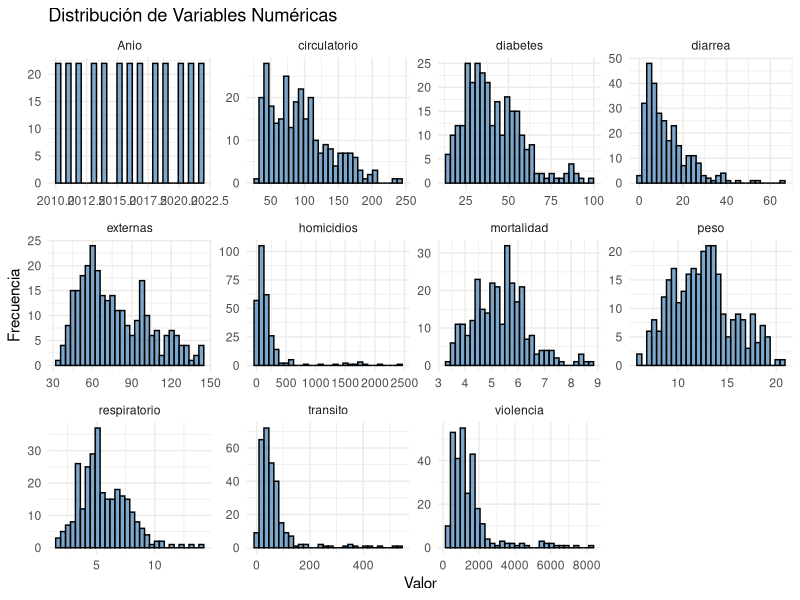
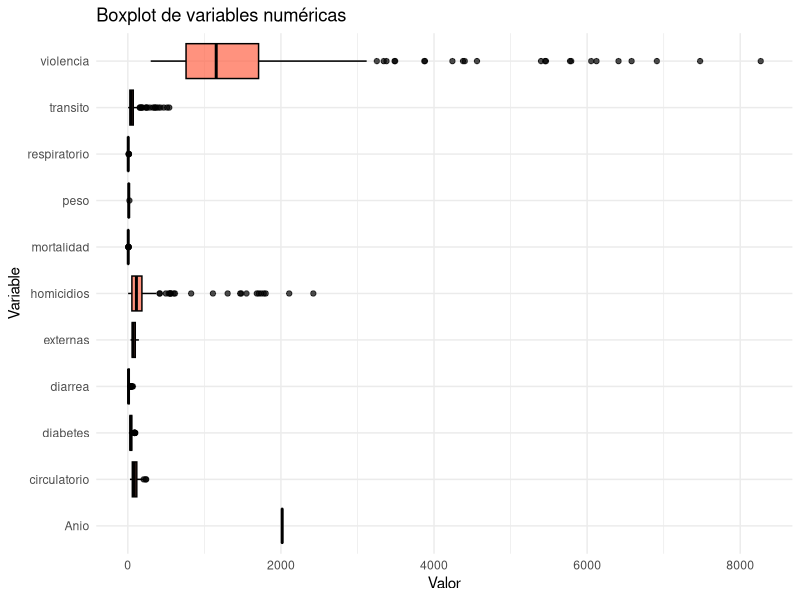

The R script that drew these images, in order:
## ---- chunk 1
knitr::opts_chunk$set(echo = TRUE)
library(dplyr)
library(tidyr)
library(ggplot2)
library(readxl)

library(GGally)

## ---- chunk 2
data <- read.csv("datos.csv")
data <- data[complete.cases(data),]

## ---- chunk 3

summary(data)
## ---- chunk 4

variables <- c("Anio" ,"departamento", "externas", "transito", "violencia", "homicidios", "peso ", " diarrea", "mortalidad", "diabetes ", "circulatorio", "respiratorio")

descripcion<-c("Año" ,"Departamento", "Tasa de mortalidad por causas externas por 100,000 habitantes", "Número de fallecidos en accidentes de tránsito", "Número de denuncias de violencia intrafamiliar", "Número de homicidios por departamento", "Porcentaje de niños con bajo peso al nacer ", " Tasa de mortalidad por diarrea (A09) por cada 100,000 habitantes", "Tasa bruta de mortalidad por cada 1,000 habitantes", "Tasa de mortalidad por diabetes mellitus (E10-E14) por cada 100,000 habitantes ", "Tasa de mortalidad por enfermedades del sistema circulatorio (I00-I99) por 100,000 habitantes", "Tasa de mortalidad por enfermedades del sistema respiratorio (J00-J99) por cada 10,000 habitantes")


tabla1 <- data.frame(descripcion, row.names = variables)
print(tabla1)
## ---- chunk 5



variables <- c("Anio" ,"departamento", "externas", "transito", "violencia", "homicidios", "peso ", " diarrea", "mortalidad", "diabetes ", "circulatorio", "respiratorio")
tipo <- c("Cualitativa nominal" ,"Cualitativa nominal", "Cuantitativa discreta", "Cuantitativa discreta", "Cuantitativa discreta", "Cuantitativa discreta", "Cuantitativa continua ", " Cuantitativa continua", "Cuantitativa continua", "Cuantitativa continua ", "Cuantitativa continua", "Cuantitativa continua")

tabla0 <- data.frame(tipo, row.names = variables)
print(tabla0)

## ---- chunk 6
length(variables)
num_variables <-length(variables)
print(paste("El número de variables en la tabla es:", num_variables))
## ---- chunk 7
numero_filas <- nrow(data)
print(paste("El número de observaciones es:", numero_filas))
## ---- chunk 8
numeric_vars <- data %>% select_if(is.numeric)
summary(numeric_vars)
## ---- chunk 9
get_mode <- function(x) {
  unique_x <- unique(x)
  unique_x[which.max(tabulate(match(x, unique_x)))]
}

medidas_tendencia <- data.frame(
  Variable = names(numeric_vars),
  Media = sapply(numeric_vars, mean, na.rm = TRUE),
  Mediana = sapply(numeric_vars, median, na.rm = TRUE),
  Moda = sapply(numeric_vars, get_mode)
)

print(medidas_tendencia)
## ---- chunk 10
numeric_vars %>%
  pivot_longer(cols = everything(), names_to = "Variable", values_to = "Valor") %>%
  ggplot(aes(x = Valor)) +
  geom_histogram(bins = 30, fill = "steelblue", color = "black", alpha = 0.7) +
  facet_wrap(~ Variable, scales = "free") +
  theme_minimal() +
  labs(title = "Distribución de Variables Numéricas", x = "Valor", y = "Frecuencia")
## ---- chunk 11
numeric_vars %>%
  pivot_longer(cols = everything(), names_to = "Variable", values_to = "Valor") %>%
  ggplot(aes(x = Variable, y = Valor)) +
  geom_boxplot(fill = "tomato", color = "black", alpha = 0.7) +
  coord_flip() +
  theme_minimal() +
  labs(title = "Boxplot de variables numéricas", x = "Variable", y = "Valor")
